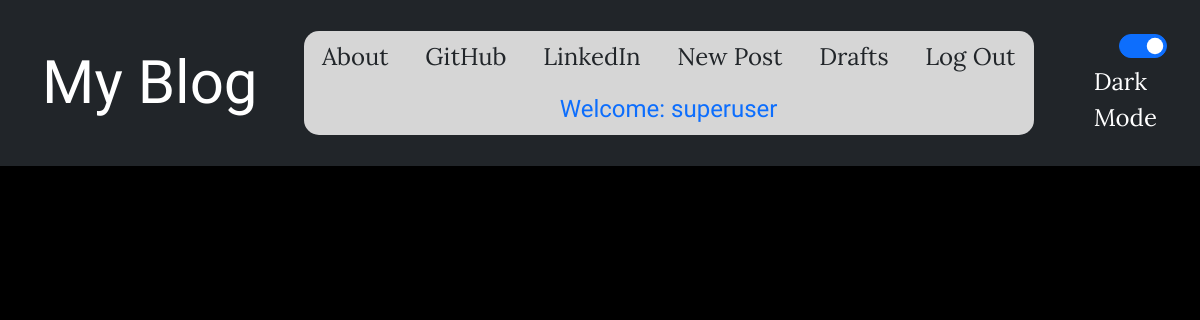
Before: /drafts/ (signed in) with the older database file.
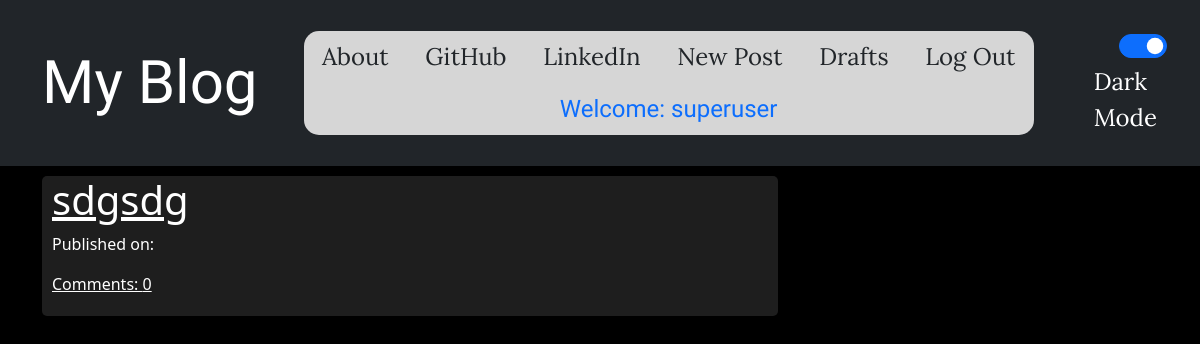
After: the same page with the newer database file.
### blog_app/models.py (models this page shows, shortened)
class Post(models.Model):
    author = models.ForeignKey('auth.User',on_delete=models.CASCADE)
    title = models.CharField(max_length= 200)
    text = models.TextField()
    created_date= models.DateTimeField(default=timezone.now)
    published_date = models.DateTimeField(blank=True,null=True)
    def approve_comments(self):
        return self.comments.filter(approved_comment=True)

### blog_app/views.py (the view)
# urls.py: path('drafts/', views.DraftListView.as_view(), name='post_draft_list'),
class DraftListView(LoginRequiredMixin,ListView):
    login_url = '/login/'
    redirect_field_name = 'blog_app/post_draft_list.html'
    model = Post
    def get_queryset(self):
        return Post.objects.filter(published_date__isnull=True).order_by('created_date')

### blog_app/templates/blog_app/post_list.html
{% extends 'blog_app/base.html' %}
{% block content %}
<div class="centerstage">
    {% for post in post_list %}
    <div class="post postblock">
        <h1><a href="{% url 'post_detail' pk=post.pk %}"> {{ post.title }}</a></h1>
        <div class="date">
            <p>Published on: {{ post.published_date|date:'d-m-Y' }}</p>
        </div>
        <a href="{% url 'post_detail' pk=post.pk %}">Comments: {{ post.approve_comments.count }}</a>
    </div>
    {% endfor %}
</div>
{% endblock %}

Changed rows visible on the page:
added Post: title "sdgsdg", approve_comments.count "0"
